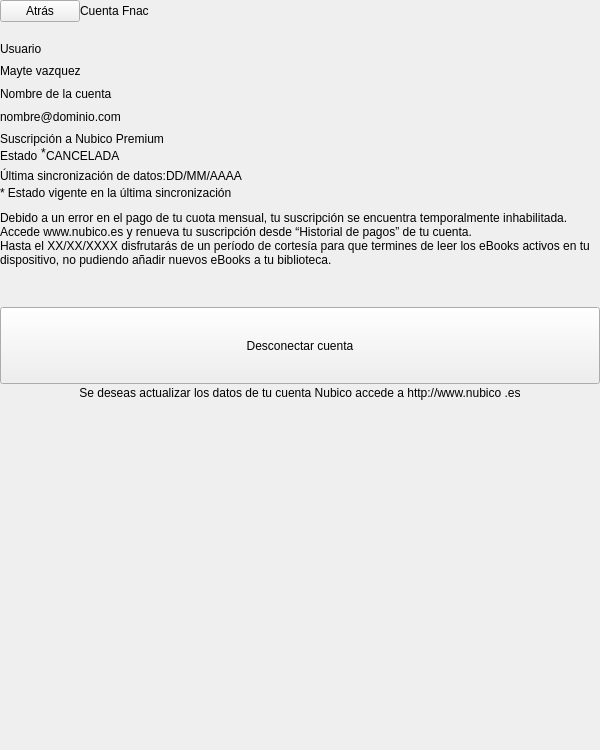
<?xml version="1.0" encoding="UTF-8"?>
<ui version="4.0">
 <class>SettingsUnLinkStoreDevice</class>
 <widget class="QWidget" name="SettingsUnLinkStoreDevice">
  <property name="geometry">
   <rect>
    <x>0</x>
    <y>0</y>
    <width>600</width>
    <height>750</height>
   </rect>
  </property>
  <property name="sizePolicy">
   <sizepolicy hsizetype="Expanding" vsizetype="Expanding">
    <horstretch>0</horstretch>
    <verstretch>0</verstretch>
   </sizepolicy>
  </property>
  <property name="minimumSize">
   <size>
    <width>600</width>
    <height>750</height>
   </size>
  </property>
  <property name="maximumSize">
   <size>
    <width>600</width>
    <height>750</height>
   </size>
  </property>
  <property name="windowTitle">
   <string>Form</string>
  </property>
  <property name="styleSheet">
   <string notr="true"/>
  </property>
  <layout class="QVBoxLayout" name="verticalLayout">
   <property name="spacing">
    <number>0</number>
   </property>
   <property name="margin">
    <number>0</number>
   </property>
   <item>
    <widget class="QWidget" name="settingsSectionHeader" native="true">
     <layout class="QHBoxLayout" name="horizontalLayout_8">
      <property name="spacing">
       <number>0</number>
      </property>
      <property name="margin">
       <number>0</number>
      </property>
      <item>
       <widget class="SilentQPushButton" name="backBtn">
        <property name="focusPolicy">
         <enum>Qt::NoFocus</enum>
        </property>
        <property name="text">
         <string>Atrás</string>
        </property>
       </widget>
      </item>
      <item>
       <widget class="QLabel" name="sectionTitleLbl">
        <property name="minimumSize">
         <size>
          <width>0</width>
          <height>0</height>
         </size>
        </property>
        <property name="maximumSize">
         <size>
          <width>16777215</width>
          <height>1000</height>
         </size>
        </property>
        <property name="text">
         <string>Cuenta Fnac</string>
        </property>
       </widget>
      </item>
      <item>
       <spacer name="horizontalSpacer">
        <property name="orientation">
         <enum>Qt::Horizontal</enum>
        </property>
        <property name="sizeHint" stdset="0">
         <size>
          <width>40</width>
          <height>20</height>
         </size>
        </property>
       </spacer>
      </item>
     </layout>
    </widget>
   </item>
   <item>
    <widget class="QFrame" name="settingsMarginTop">
     <property name="frameShape">
      <enum>QFrame::StyledPanel</enum>
     </property>
     <property name="frameShadow">
      <enum>QFrame::Raised</enum>
     </property>
    </widget>
   </item>
   <item>
    <widget class="QWidget" name="settingsMenuListCont" native="true">
     <property name="sizePolicy">
      <sizepolicy hsizetype="Minimum" vsizetype="Expanding">
       <horstretch>0</horstretch>
       <verstretch>0</verstretch>
      </sizepolicy>
     </property>
     <property name="styleSheet">
      <string notr="true"/>
     </property>
     <layout class="QVBoxLayout" name="verticalLayout_2">
      <property name="spacing">
       <number>0</number>
      </property>
      <property name="leftMargin">
       <number>0</number>
      </property>
      <property name="topMargin">
       <number>20</number>
      </property>
      <property name="rightMargin">
       <number>0</number>
      </property>
      <property name="bottomMargin">
       <number>2</number>
      </property>
      <item>
       <widget class="QLabel" name="userLbl">
        <property name="sizePolicy">
         <sizepolicy hsizetype="Preferred" vsizetype="Preferred">
          <horstretch>0</horstretch>
          <verstretch>0</verstretch>
         </sizepolicy>
        </property>
        <property name="minimumSize">
         <size>
          <width>0</width>
          <height>10</height>
         </size>
        </property>
        <property name="maximumSize">
         <size>
          <width>16777215</width>
          <height>1010</height>
         </size>
        </property>
        <property name="text">
         <string>Usuario</string>
        </property>
        <property name="wordWrap">
         <bool>true</bool>
        </property>
        <property name="indent">
         <number>0</number>
        </property>
       </widget>
      </item>
      <item>
       <widget class="QLabel" name="userValueLbl">
        <property name="sizePolicy">
         <sizepolicy hsizetype="Preferred" vsizetype="Preferred">
          <horstretch>0</horstretch>
          <verstretch>0</verstretch>
         </sizepolicy>
        </property>
        <property name="minimumSize">
         <size>
          <width>0</width>
          <height>30</height>
         </size>
        </property>
        <property name="maximumSize">
         <size>
          <width>16777215</width>
          <height>1030</height>
         </size>
        </property>
        <property name="text">
         <string>Mayte vazquez</string>
        </property>
        <property name="alignment">
         <set>Qt::AlignLeading|Qt::AlignLeft|Qt::AlignVCenter</set>
        </property>
        <property name="wordWrap">
         <bool>true</bool>
        </property>
        <property name="indent">
         <number>0</number>
        </property>
       </widget>
      </item>
      <item>
       <widget class="QLabel" name="nameAccountLbl">
        <property name="sizePolicy">
         <sizepolicy hsizetype="Preferred" vsizetype="Preferred">
          <horstretch>0</horstretch>
          <verstretch>0</verstretch>
         </sizepolicy>
        </property>
        <property name="minimumSize">
         <size>
          <width>0</width>
          <height>16</height>
         </size>
        </property>
        <property name="maximumSize">
         <size>
          <width>16777215</width>
          <height>1016</height>
         </size>
        </property>
        <property name="text">
         <string>Nombre de la cuenta</string>
        </property>
        <property name="alignment">
         <set>Qt::AlignLeading|Qt::AlignLeft|Qt::AlignVCenter</set>
        </property>
        <property name="wordWrap">
         <bool>true</bool>
        </property>
        <property name="indent">
         <number>0</number>
        </property>
       </widget>
      </item>
      <item>
       <widget class="QLabel" name="accountEmailLbl">
        <property name="sizePolicy">
         <sizepolicy hsizetype="Preferred" vsizetype="Preferred">
          <horstretch>0</horstretch>
          <verstretch>0</verstretch>
         </sizepolicy>
        </property>
        <property name="minimumSize">
         <size>
          <width>0</width>
          <height>30</height>
         </size>
        </property>
        <property name="maximumSize">
         <size>
          <width>16777215</width>
          <height>1030</height>
         </size>
        </property>
        <property name="text">
         <string>nombre@dominio.com</string>
        </property>
        <property name="alignment">
         <set>Qt::AlignLeading|Qt::AlignLeft|Qt::AlignVCenter</set>
        </property>
        <property name="wordWrap">
         <bool>true</bool>
        </property>
        <property name="indent">
         <number>0</number>
        </property>
       </widget>
      </item>
      <item>
       <widget class="QLabel" name="subscriptionLbl">
        <property name="sizePolicy">
         <sizepolicy hsizetype="Preferred" vsizetype="Preferred">
          <horstretch>0</horstretch>
          <verstretch>0</verstretch>
         </sizepolicy>
        </property>
        <property name="text">
         <string>Suscripción a Nubico Premium</string>
        </property>
        <property name="wordWrap">
         <bool>true</bool>
        </property>
        <property name="indent">
         <number>0</number>
        </property>
       </widget>
      </item>
      <item>
       <layout class="QHBoxLayout" name="horizontalLayout">
        <property name="spacing">
         <number>0</number>
        </property>
        <property name="topMargin">
         <number>0</number>
        </property>
        <item>
         <widget class="QLabel" name="statusLbl">
          <property name="sizePolicy">
           <sizepolicy hsizetype="Preferred" vsizetype="Preferred">
            <horstretch>0</horstretch>
            <verstretch>0</verstretch>
           </sizepolicy>
          </property>
          <property name="text">
           <string>Estado </string>
          </property>
          <property name="indent">
           <number>0</number>
          </property>
         </widget>
        </item>
        <item>
         <widget class="QLabel" name="notelbl">
          <property name="text">
           <string>*</string>
          </property>
          <property name="alignment">
           <set>Qt::AlignLeading|Qt::AlignLeft|Qt::AlignTop</set>
          </property>
          <property name="wordWrap">
           <bool>true</bool>
          </property>
         </widget>
        </item>
        <item>
         <widget class="QLabel" name="statusValLbl">
          <property name="sizePolicy">
           <sizepolicy hsizetype="Preferred" vsizetype="Preferred">
            <horstretch>0</horstretch>
            <verstretch>0</verstretch>
           </sizepolicy>
          </property>
          <property name="text">
           <string>CANCELADA</string>
          </property>
         </widget>
        </item>
        <item>
         <spacer name="horizontalSpacer_2">
          <property name="orientation">
           <enum>Qt::Horizontal</enum>
          </property>
          <property name="sizeHint" stdset="0">
           <size>
            <width>40</width>
            <height>20</height>
           </size>
          </property>
         </spacer>
        </item>
       </layout>
      </item>
      <item>
       <layout class="QHBoxLayout" name="horizontalLayout_2">
        <property name="spacing">
         <number>0</number>
        </property>
        <property name="topMargin">
         <number>0</number>
        </property>
        <item>
         <widget class="QLabel" name="lastSyncLbl">
          <property name="sizePolicy">
           <sizepolicy hsizetype="Preferred" vsizetype="Preferred">
            <horstretch>0</horstretch>
            <verstretch>0</verstretch>
           </sizepolicy>
          </property>
          <property name="text">
           <string>Última sincronización de datos:</string>
          </property>
          <property name="wordWrap">
           <bool>false</bool>
          </property>
          <property name="indent">
           <number>0</number>
          </property>
         </widget>
        </item>
        <item>
         <widget class="QLabel" name="lastSyncValLbl">
          <property name="sizePolicy">
           <sizepolicy hsizetype="Preferred" vsizetype="Preferred">
            <horstretch>0</horstretch>
            <verstretch>0</verstretch>
           </sizepolicy>
          </property>
          <property name="text">
           <string>DD/MM/AAAA</string>
          </property>
          <property name="wordWrap">
           <bool>true</bool>
          </property>
          <property name="indent">
           <number>0</number>
          </property>
         </widget>
        </item>
        <item>
         <spacer name="horizontalSpacer_3">
          <property name="orientation">
           <enum>Qt::Horizontal</enum>
          </property>
          <property name="sizeHint" stdset="0">
           <size>
            <width>40</width>
            <height>20</height>
           </size>
          </property>
         </spacer>
        </item>
       </layout>
      </item>
      <item>
       <widget class="QLabel" name="statusLastSync">
        <property name="minimumSize">
         <size>
          <width>0</width>
          <height>25</height>
         </size>
        </property>
        <property name="maximumSize">
         <size>
          <width>16777215</width>
          <height>10000</height>
         </size>
        </property>
        <property name="text">
         <string>* Estado vigente en la última sincronización</string>
        </property>
        <property name="alignment">
         <set>Qt::AlignLeading|Qt::AlignLeft|Qt::AlignTop</set>
        </property>
        <property name="wordWrap">
         <bool>true</bool>
        </property>
        <property name="indent">
         <number>0</number>
        </property>
       </widget>
      </item>
      <item>
       <widget class="QLabel" name="warningMsgLbl">
        <property name="sizePolicy">
         <sizepolicy hsizetype="Preferred" vsizetype="Expanding">
          <horstretch>0</horstretch>
          <verstretch>0</verstretch>
         </sizepolicy>
        </property>
        <property name="text">
         <string>Debido a un error en el pago de tu cuota mensual, tu suscripción se encuentra temporalmente inhabilitada. Accede www.nubico.es y renueva tu suscripción desde “Historial de pagos” de tu cuenta.
Hasta el XX/XX/XXXX disfrutarás de un período de cortesía para que termines de leer los eBooks activos en tu dispositivo, no pudiendo añadir nuevos eBooks a tu biblioteca.</string>
        </property>
        <property name="alignment">
         <set>Qt::AlignLeading|Qt::AlignLeft|Qt::AlignTop</set>
        </property>
        <property name="wordWrap">
         <bool>true</bool>
        </property>
        <property name="indent">
         <number>0</number>
        </property>
       </widget>
      </item>
      <item>
       <spacer name="verticalSpacer">
        <property name="orientation">
         <enum>Qt::Vertical</enum>
        </property>
        <property name="sizeHint" stdset="0">
         <size>
          <width>20</width>
          <height>40</height>
         </size>
        </property>
       </spacer>
      </item>
      <item>
       <widget class="SilentQPushButton" name="overrideDeviceBtn">
        <property name="sizePolicy">
         <sizepolicy hsizetype="Expanding" vsizetype="Expanding">
          <horstretch>0</horstretch>
          <verstretch>0</verstretch>
         </sizepolicy>
        </property>
        <property name="minimumSize">
         <size>
          <width>0</width>
          <height>77</height>
         </size>
        </property>
        <property name="maximumSize">
         <size>
          <width>10000</width>
          <height>77</height>
         </size>
        </property>
        <property name="focusPolicy">
         <enum>Qt::NoFocus</enum>
        </property>
        <property name="styleSheet">
         <string notr="true"/>
        </property>
        <property name="text">
         <string>Desconectar cuenta</string>
        </property>
       </widget>
      </item>
     </layout>
    </widget>
   </item>
   <item>
    <widget class="QLabel" name="updateAccountLbl">
     <property name="text">
      <string>Se deseas actualizar los datos de tu cuenta Nubico accede a http://www.nubico .es</string>
     </property>
     <property name="alignment">
      <set>Qt::AlignCenter</set>
     </property>
     <property name="wordWrap">
      <bool>true</bool>
     </property>
     <property name="indent">
      <number>0</number>
     </property>
    </widget>
   </item>
   <item>
    <spacer name="verticalBottomSection">
     <property name="orientation">
      <enum>Qt::Vertical</enum>
     </property>
     <property name="sizeType">
      <enum>QSizePolicy::Expanding</enum>
     </property>
     <property name="sizeHint" stdset="0">
      <size>
       <width>20</width>
       <height>40</height>
      </size>
     </property>
    </spacer>
   </item>
  </layout>
 </widget>
 <customwidgets>
  <customwidget>
   <class>SilentQPushButton</class>
   <extends>QPushButton</extends>
   <header>SilentQPushButton.h</header>
  </customwidget>
 </customwidgets>
 <resources>
  <include location="../Settings800.qrc"/>
 </resources>
 <connections/>
</ui>
